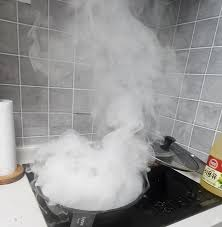
#> input picture src/image_pipeline/dryice.jpeg, 222 x 227 px
$ python -i autotune.py   (imports and definitions only)   (older library calls are emulated)
#> lines starting #> are read from the running program, lines starting #| are printed output that depends on the picture
### src/image_pipeline/image_pipeline/dehaze.py
#!/usr/bin/env python3
"""
Dark Channel Prior (DCP) 기반 디헤이즈 — He et al., CVPR 2009.

OpenCV에 완제품이 없어 직접 구현한 부분.
ROS에 의존하지 않으므로 주피터/CLI에서 그대로 import해 튜닝할 수 있습니다.

실시간성 최적화 (발표에서의 기여 포인트):
  - 대기광/투과율 추정을 축소 해상도(기본 1/4)에서 수행 → 픽셀 수 1/16
  - guided filter도 축소 해상도에서 수행 후 투과율만 업샘플
  - 복원식만 원본 해상도에서 계산. 이때 numpy 대신 cv2 산술을 써서 전체해상도
    임시배열 6개 -> 3개로 줄임 (RPi5 실측 10.8ms -> 3.7ms). process() 참고
  - min filter는 cv2.erode 로 대체 (사각 커널 erode == min filter, C 구현)

화재 도메인 특유의 함정:
  - 표준 DCP의 대기광 A 추정은 "가장 밝은 픽셀"을 고르는데, 우리 장면에서는
    그게 **불씨/화염**일 수 있습니다. A가 과대 추정되면 화면 전체가 어두워지고
    정작 불씨 주변이 뭉개집니다.
  - 대응: 상위 후보의 **평균**을 사용 + a_max로 상한 클리핑 + (옵션) 화면 상단
    영역만 후보로 삼기(sky_ratio). 아래 estimate_atmospheric_light 참고.
"""

from __future__ import annotations

import cv2
import numpy as np


# ---------------------------------------------------------------- 기본 연산


def dark_channel(img: np.ndarray, patch: int) -> np.ndarray:
    """다크 채널: 채널 최솟값 -> patch x patch 최소 필터.

    img: float32 (H, W, 3), 0~1 범위
    """
    min_ch = np.min(img, axis=2)
    if patch <= 1:
        return min_ch
    kernel = cv2.getStructuringElement(cv2.MORPH_RECT, (patch, patch))
    # erode(사각 커널) == 최소 필터. 직접 슬라이딩 윈도우 짜면 수십 배 느림.
    return cv2.erode(min_ch, kernel)


def estimate_atmospheric_light(
    img: np.ndarray,
    dark: np.ndarray,
    top_ratio: float = 0.001,
    a_max: float = 0.92,
    sky_ratio: float = 1.0,
) -> np.ndarray:
    """대기광 A 추정 (1, 1, 3).

    top_ratio : 다크 채널 상위 몇 %를 후보로 볼지 (원논문 0.1%)
    a_max     : A 상한. 화염 같은 포화 픽셀이 섞였을 때 과대추정 방지
    sky_ratio : 후보를 이미지 상단 몇 비율로 제한할지 (1.0 = 제한 없음).
                지하주차장처럼 하늘이 없으면 1.0 유지, 연기가 위에 깔리면 0.5~0.7.
    """
    h, w = dark.shape
    limit = h if sky_ratio >= 1.0 else max(1, int(h * sky_ratio))

    dark_roi = dark[:limit]
    img_roi = img[:limit]

    n = max(int(dark_roi.size * top_ratio), 1)
    flat_dark = dark_roi.ravel()
    idx = np.argpartition(flat_dark, -n)[-n:]

    candidates = img_roi.reshape(-1, 3)[idx]  # (n, 3)
    # 원논문은 후보 중 "가장 밝은 한 픽셀"을 쓰지만, 스페큘러/화염 한 점에
    # 통째로 끌려갑니다. 평균이 훨씬 안정적입니다.
    a = candidates.mean(axis=0)
    a = np.clip(a, 1e-3, a_max)
    return a.reshape(1, 1, 3).astype(np.float32)


# [24 lines left out: function guided_filter, not called in this run]


# ---------------------------------------------------------------- 메인 클래스


class DarkChannelDehazer:
    """DCP 디헤이저.

    process(bgr_uint8) -> bgr_uint8  형태로 씁니다.
    파라미터는 ROS 파라미터에서 그대로 갈아끼울 수 있게 attribute로 노출.
    """

    # [36 lines left out: function __init__, not called in this run]

    def reset_state(self) -> None:
        """프레임 간 누적 상태 초기화. 새 bag/영상을 시작할 때 호출."""
        self._a_ema = None

    # ------------------------------------------------------------------

    # [138 lines left out: functions _patch_for_scale, estimate_transmission, process, process_lowlight, not called in this run]


# ---------------------------------------------------------------- CLAHE


class ClaheEnhancer:
    """LAB의 L 채널에만 CLAHE.

    BGR 각 채널에 따로 걸면 채널별 히스토그램이 제각각 늘어나 **색이 틀어집니다**.
    LAB는 밝기(L)와 색(a,b)이 분리돼 있어 L만 건드리면 색상은 보존됩니다.
    """

    # [32 lines left out: functions __init__, update, process, apply_gamma, not called in this run]

### src/image_pipeline/image_pipeline/autotune.py
#!/usr/bin/env python3
"""
파라미터 자동 추정 — "실험으로 정하는 값"을 줄이기 위한 모듈.

전처리 파라미터는 성격이 세 종류이고, **섞어서 다루면 안 됩니다.**

  (1) 제약으로 결정되는 값 — 이미지 내용과 무관. 측정해서 한 번 정하면 끝.
      scale(연산 예산), patch/tileGrid(해상도), a_smoothing(프레임률)

  (2) 이미지에서 자동 추정 가능한 값 — 매 프레임 계산 가능.
      A(대기광, 이미 자동), gamma(밝기), clipLimit(연기농도+노이즈),
      omega(연기농도), t0(노이즈)

  (3) 목적함수 없이는 못 정하는 값 — "무엇을 좋게 만들 건가"를 먼저 정해야 함.
      최종 미세조정. 우리 목적함수는 "보기 좋게"가 아니라 **YOLO 검출률**입니다.

이 모듈은 (2)를 담당합니다. (1)은 `tune_offline.py --bench`로,
(3)은 `tools/find_params.py`의 그리드 서치로 처리합니다.

★ 왜 자동 추정이 편의 기능이 아니라 정확성 문제인가:
  로봇은 한 번의 임무에서 맑은 구역 → 짙은 연기 → 다시 맑은 구역을 지납니다.
  짙은 연기에 맞춰 고정한 clipLimit은 맑은 구역에서 노이즈를 증폭시키고,
  맑은 구역에 맞춘 값은 연기 속에서 아무것도 못 살립니다.
  **고정값은 어느 한쪽에서 반드시 틀립니다.**
"""

from __future__ import annotations

import cv2
import numpy as np

from image_pipeline.dehaze import dark_channel, estimate_atmospheric_light


# ---------------------------------------------------------------- 장면 측정


def estimate_noise_sigma(bgr: np.ndarray) -> float:
    """센서 노이즈 표준편차 추정 (0~255 스케일). Immerkær(1996) 방법.

    라플라시안 유사 커널로 이미지를 걸러 남는 고주파 에너지를 노이즈로 봅니다.
    커널이 1·2차 미분에 직교하도록 설계돼 있어 **평탄면·경사면·에지에 반응하지 않고**
    노이즈만 남습니다. 그래서 별도 평탄영역 검출 없이 한 번에 계산됩니다.

    저조도에서 이 값이 커지는데, 그때 CLAHE를 세게 걸면 노이즈만 증폭됩니다.

    ★ 반환값은 **휘도(gray) 영역의 σ**이지 채널별 σ가 아닙니다.
      gray = 0.299R + 0.587G + 0.114B 이므로, 채널별로 독립인 노이즈는
      sqrt(0.299² + 0.587² + 0.114²) ≈ 0.67 배로 줄어 측정됩니다.
      (실측: 채널별 σ=15 주입 → 추정 10.6 ≈ 15 × 0.67)
      CLAHE가 LAB의 L채널에 걸리므로 **휘도 영역 σ가 오히려 맞는 기준**이지만,
      채널별 σ와 비교할 때는 이 계수를 기억해야 합니다.
    """
    gray = cv2.cvtColor(bgr, cv2.COLOR_BGR2GRAY).astype(np.float64)
    h, w = gray.shape
    if h < 5 or w < 5:
        return 0.0
    m = np.array([[1, -2, 1], [-2, 4, -2], [1, -2, 1]], np.float64)
    conv = cv2.filter2D(gray, -1, m, borderType=cv2.BORDER_REPLICATE)
    inner = conv[2:-2, 2:-2]          # 경계 패딩 영향 제거
    sigma = np.abs(inner).sum() * np.sqrt(np.pi / 2.0) / (6.0 * inner.size)
    return float(sigma)


def estimate_haze_index(bgr: np.ndarray, scale: float = 0.25,
                        patch: int = 15) -> tuple[float, np.ndarray]:
    """연기 농도 **지표** 추정 → (0~1 지표, 추정 대기광 A).

    원리: I = J·t + A(1-t) 에서 다크 채널은 J 성분이 거의 0이라는 게 DCP의 전제이므로
        dark(I) ≈ A·(1 - t)
    따라서 `dark(I) / A` 가 연기 농도를 따라 움직입니다.
    디헤이즈가 어차피 계산하는 다크 채널을 재사용하므로 **비용이 사실상 0**입니다.

    ★ "level"이 아니라 "index"인 이유 — 절대 농도가 아닙니다.
      실측: 연기 없는 지하주차장 장면에서도 0.47이 나옵니다. 콘크리트·회색 벽 같은
      무채색 면은 원래 다크 채널이 높기 때문이고, DCP 자체의 한계라 없앨 수 없습니다.
      즉 **오프셋이 장면마다 다릅니다.**

      대신 단조성은 확실합니다 (실측, 같은 장면):
          연기 없음 0.47 → beta 0.3: 0.57 → 0.8: 0.67 → 1.5: 0.75 → 2.5: 0.81

      그래서 절대값을 쓰지 말고 **기준선 대비 상대 변화**로 쓰세요.
      `relative_haze()`와 `AdaptiveParams`가 기준선을 자동으로 잡습니다.
    """
    img_f = bgr.astype(np.float32) / 255.0
    if scale < 1.0:
        img_f = cv2.resize(img_f, None, fx=scale, fy=scale,
                           interpolation=cv2.INTER_AREA)
    p = max(3, int(round(patch * scale)) | 1)

    dark = dark_channel(img_f, p)
    a = estimate_atmospheric_light(img_f, dark, a_max=0.98)
    idx = float(np.clip(dark.mean() / max(a.mean(), 1e-3), 0.0, 1.0))
    return idx, a.reshape(3)


def relative_haze(index: float, baseline: float | None) -> float:
    """지표를 기준선 대비 0~1 상대 농도로 변환.

    baseline은 "이 장면에서 연기가 없을 때의 지표값"입니다. 이걸 빼면
    장면 고유 오프셋이 사라집니다.

        relative = (index - baseline) / (1 - baseline)

    baseline이 없으면(None) 보수적으로 0.5를 가정한 값을 돌려줍니다.
    """
    if baseline is None:
        return float(np.clip((index - 0.45) / 0.45, 0.0, 1.0))
    b = float(np.clip(baseline, 0.0, 0.95))
    return float(np.clip((index - b) / max(1.0 - b, 1e-3), 0.0, 1.0))


def estimate_brightness(bgr: np.ndarray) -> float:
    """평균 밝기 (0~255). 저조도 판정과 감마 계산에 사용."""
    return float(cv2.cvtColor(bgr, cv2.COLOR_BGR2GRAY).mean())


# ---------------------------------------------------------------- 파라미터 산출


def gamma_for_target(mean_level: float, target: float = 105.0) -> float:
    """평균 밝기를 target으로 옮기는 감마.

    out = in^g (정규화 좌표) 에서 평균이 대략 m^g 로 옮겨간다고 보면
        g = log(target/255) / log(m/255)
    한 줄로 풀립니다. 실험이 필요 없는 **닫힌 해**입니다.
    """
    m = float(np.clip(mean_level, 1.0, 254.0)) / 255.0
    t = float(np.clip(target, 1.0, 254.0)) / 255.0
    g = np.log(t) / np.log(m)
    return float(np.clip(g, 0.35, 2.5))


def suggest_params(
    bgr: np.ndarray,
    fps_budget_ms: float | None = None,
    target_brightness: float = 105.0,
    haze_baseline: float | None = None,
) -> dict:
    """이미지 한 장에서 권장 파라미터를 산출합니다.

    반환 dict의 `_measured` 키에 측정값이 들어 있어, 왜 그 값이 나왔는지
    추적할 수 있습니다. 블랙박스로 두면 이상한 값이 나왔을 때 못 고칩니다.
    """
    h, w = bgr.shape[:2]

    index, a = estimate_haze_index(bgr)
    haze = relative_haze(index, haze_baseline)
    sigma = estimate_noise_sigma(bgr)
    mean = estimate_brightness(bgr)

    # --- (1) 해상도에서 결정되는 값 ---
    # patch는 "이미지 폭의 약 1/42"가 경험칙. 640px에서 15가 나옵니다.
    patch = max(3, int(round(w / 42.0)) | 1)
    # tileGrid는 타일 하나가 대략 80px가 되도록. 연기 얼룩 크기와 맞물립니다.
    tile = int(np.clip(round(w / 80.0), 4, 16))

    # --- (2) 연기 농도에서 결정되는 값 ---
    # omega: 아래 계수는 감으로 정한 게 아니라, 정답을 아는 합성 장면에서
    #        PSNR 그리드 서치로 뽑은 최적값에 맞춘 것입니다.
    #        측정된 최적: 상대농도 0.18 → 0.80 / 0.52 → 0.95 / 0.63 → 0.95
    #        연기가 옅을 때 omega를 낮춰야 하는 이유는 과보정 방지입니다.
    omega = float(np.clip(0.72 + 0.45 * haze, 0.72, 0.95))

    # --- (3) 노이즈와 연기 농도가 함께 결정하는 값 ---
    # t0: 복원식의 증폭률이 1/t 이므로 노이즈도 1/t0 배 증폭됩니다.
    #     두 요구가 반대 방향으로 당깁니다.
    #       - 연기가 짙을수록 t0를 낮춰야 깊은 곳까지 복원됨 (측정 최적: 0.30→0.05)
    #       - 노이즈가 클수록 t0를 높여야 증폭을 억제함
    #     안전한 쪽(높은 t0)을 택합니다.
    t0_by_haze = 0.40 - 0.556 * haze
    t0_by_noise = sigma / 12.0
    t0 = float(np.clip(max(t0_by_haze, t0_by_noise), 0.05, 0.35))

    # clipLimit: ★ 이 값만은 자동 산출을 신뢰하지 마세요.
    #   PSNR로 그리드 서치하면 최적값이 **항상 1.0(=CLAHE를 최소로)** 로 나옵니다.
    #   CLAHE는 원본과의 픽셀 차이를 키우는 연산이라 PSNR이 무조건 싫어하기 때문입니다.
    #   그런데 CLAHE의 목적은 원본 복원이 아니라 **국소 대비 확보(=검출률)** 이므로
    #   PSNR은 애초에 이 값을 판정할 자격이 없는 지표입니다.
    #   아래는 "노이즈를 과증폭하지 않는 상한" 정도의 안전장치일 뿐이고,
    #   진짜 값은 YOLO mAP로 정해야 합니다 (tools/find_params.py 참고).
    clip_by_haze = 1.2 + 2.6 * haze
    clip_by_noise = 12.0 / max(sigma, 0.8)
    clip = float(np.clip(min(clip_by_haze, clip_by_noise), 1.0, 5.0))

    # --- 감마: 닫힌 해 ---
    gamma = gamma_for_target(mean, target_brightness)
    # 이미 충분히 밝으면 건드리지 않습니다(연기 때문에 밝은 경우가 있음).
    if mean > target_brightness:
        gamma = 1.0

    params = {
        "dehaze_patch": patch,
        "clahe_tile_grid": [tile, tile],
        "dehaze_omega": round(omega, 3),
        "dehaze_t0": round(t0, 3),
        "clahe_clip_limit": round(clip, 2),
        "gamma": round(gamma, 3),
        "_measured": {
            "haze_index": round(index, 3),
            "haze_relative": round(haze, 3),
            "noise_sigma": round(sigma, 2),
            "brightness": round(mean, 1),
            "atmospheric_light": [round(float(v), 3) for v in a],
            "resolution": [w, h],
        },
    }

    if fps_budget_ms is not None:
        # scale은 이미지 내용이 아니라 **연산 예산**에서 나옵니다.
        # 640px에서 디헤이즈가 대략 18ms(scale=0.25) 걸린다는 실측을 기준으로,
        # 비용이 scale^2에 비례한다는 성질을 이용해 역산합니다.
        ref_ms, ref_scale = 18.0, 0.25
        px_ratio = (w * h) / (640.0 * 480.0)
        allowed = max(fps_budget_ms * 0.6, 1.0)   # 40%는 CLAHE·변환 몫으로 남김
        s = ref_scale * np.sqrt(allowed / (ref_ms * px_ratio))
        params["dehaze_scale"] = float(np.clip(round(s, 3), 0.1, 1.0))

    return params


# ---------------------------------------------------------------- 실시간 적응


class AdaptiveParams:
    """프레임마다 파라미터를 갱신하는 컨트롤러.

    임무 중 연기 농도가 변하므로 고정값은 어느 한쪽에서 반드시 틀립니다.
    다만 매 프레임 값이 튀면 영상이 깜빡이고 YOLO 학습 분포도 흔들리므로
    **EMA로 평활**합니다.

    비용: 다크 채널은 디헤이저가 어차피 계산하고, 노이즈 추정은 3x3 필터
    한 번이라 640px에서 1ms 미만입니다.

    ★ 재현성 주의: 적응을 켜면 "파라미터 값"이 아니라 **"파라미터를 정하는 규칙"**
      이 실험 조건이 됩니다. 데이터셋 manifest에는 규칙(이 클래스의 설정)을
      기록해야 하고, 조건 비교 실험 중에는 꺼두는 편이 해석이 쉽습니다.
    """

    # [81 lines left out: functions __init__, reset, _update_baseline, update, not called in this run]

>>> import cv2
>>> picture = cv2.imread('../dryice.jpeg')
#> picture is the input picture: shape (227, 222, 3); mean B, G, R 149.2, 149.7, 150.3
>>> result = suggest_params(picture)
#> in estimate_haze_index, `img_f = cv2.resize(img_f, None, fx=scale, fy=scale, interpolation=cv2...`:
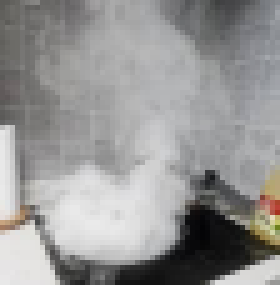
#> img_f: shape (57, 56, 3) float32 (shown 5 times larger); mean B, G, R 0.584, 0.587, 0.59
#> in dark_channel, `min_ch = np.min(img, axis=2)`:
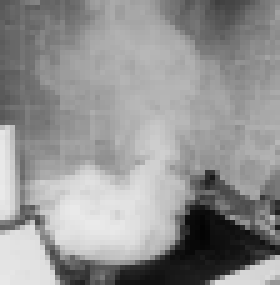
#> min_ch: shape (57, 56) float32 (shown 5 times larger); min 0.0142, max 0.92, mean 0.58
#> in dark_channel, `return cv2.erode(min_ch, kernel)`:
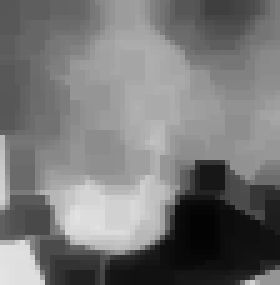
#> returned value: shape (57, 56) float32 (shown 5 times larger); min 0.0142, max 0.894, mean 0.469
#> in estimate_atmospheric_light, `flat_dark = dark_roi.ravel()`: flat_dark = 3192 values, max 0.894 at index 3024, min 0.0142 at index 2446, mean 0.469
#> in estimate_atmospheric_light, `idx = np.argpartition(flat_dark, -n)[-n:]`: idx = [3080, 3024, 3136]
#> in estimate_atmospheric_light, `candidates = img_roi.reshape(-1, 3)[idx]`: candidates = [[0.907, 0.903, 0.911], [0.9, 0.896, 0.904], [0.91, 0.91, 0.91]]
#> in estimate_atmospheric_light, `a = candidates.mean(axis=0)`: a = [0.906, 0.903, 0.908]
#> in estimate_haze_index, `a = estimate_atmospheric_light(img_f, dark, a_max=0.98)`: a = [[0.906, 0.903, 0.908]]
#> in estimate_haze_index, `idx = float(np.clip(dark.mean() / max(a.mean(), 1e-3), 0.0, 1.0))`: idx = 0.518
#> in suggest_params, `index, a = estimate_haze_index(bgr)`: a = [0.906, 0.903, 0.908]
#> in suggest_params, `haze = relative_haze(index, haze_baseline)`: haze = 0.15
#> in estimate_noise_sigma, `gray = cv2.cvtColor(bgr, cv2.COLOR_BGR2GRAY).astype(np.float64)`:
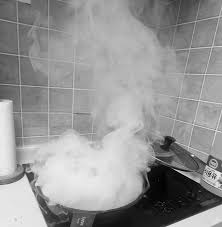
#> gray: shape (227, 222) float64; min 0, max 247, mean 149.9
#> in estimate_noise_sigma, `conv = cv2.filter2D(gray, -1, m, borderType=cv2.BORDER_REPLICATE)`:
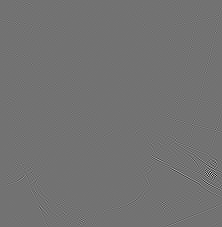
#> conv: shape (227, 222) float64; min -564, max 690, mean 0; drawn with min black and max white
#> in estimate_noise_sigma, `sigma = np.abs(inner).sum() * np.sqrt(np.pi / 2.0) / (6.0 * inner.size)`: sigma = 1.92
#> in suggest_params, `mean = estimate_brightness(bgr)`: mean = 149.9
#> in suggest_params, `omega = float(np.clip(0.72 + 0.45 * haze, 0.72, 0.95))`: omega = 0.788
#> in suggest_params, `t0_by_haze = 0.40 - 0.556 * haze`: t0_by_haze = 0.316
#> in suggest_params, `t0_by_noise = sigma / 12.0`: t0_by_noise = 0.16
#> in suggest_params, `t0 = float(np.clip(max(t0_by_haze, t0_by_noise), 0.05, 0.35))`: t0 = 0.316
#> in suggest_params, `clip_by_haze = 1.2 + 2.6 * haze`: clip_by_haze = 1.59
#> in suggest_params, `clip_by_noise = 12.0 / max(sigma, 0.8)`: clip_by_noise = 6.26
#> in suggest_params, `clip = float(np.clip(min(clip_by_haze, clip_by_noise), 1.0, 5.0))`: clip = 1.59
#> in gamma_for_target, `m = float(np.clip(mean_level, 1.0, 254.0)) / 255.0`: m = 0.588
#> in gamma_for_target, `g = np.log(t) / np.log(m)`: g = 1.67
#> result = 7 items
